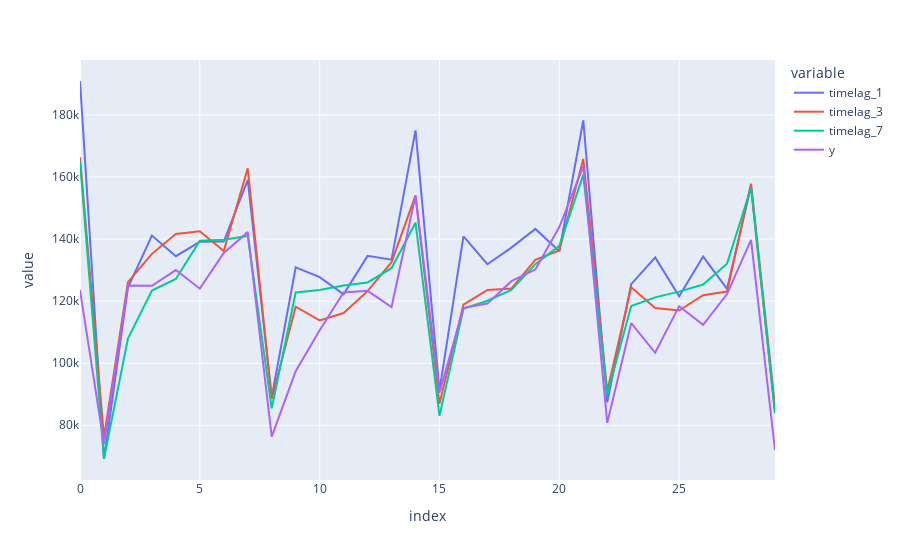

The notebook cell saved with this chart:
### Markdown cell above
This time around the time lagged variables dominate the model, not really helping to explain how different aspects of lockdown might have impacted footfall throughout the pandemic period.

Model #2 - Prediction of business as usual

The following code repeats the initial data processing undertaken on the previous models, however omits the creation of lockdown variables.  This is because the idea is just to predict what footfall might have been like if the pandemic and lockdown measures didn't happen.  The initial pipeline steps through creating a supervised learning dataset and relevant footfall predictors.  Several tests have been run using different processes.

This first block drops missing values from the data altogether, regardless of what columns these occur in.  In most checks, missing values only really occurred in weather related variables as data were not available.

### Code cell
lags = [1,3,7]
mae_list = []
validation_df = pd.DataFrame()
for lag in lags:
	n_in=lag
	# transform the time series data into supervised learning and add additional explanatory variables.  Filter to exclude period where lockdowns were in effect.
	processed_data = (daily_footfall
					  .pipe(start_pipeline)
					  .pipe(series_to_supervised,n_in=n_in)
					  .pipe(create_date_predictors)
					  .pipe(create_holiday_predictors)
					  .pipe(create_weather_predictors)
					  .pipe(drop_na)
					  .pipe(arrange_cols,n_in=n_in))

	#create list of columns that need scaling
	cols_to_scale = ['mean_temp', 'wind_speed', 'rain']

	#split dataset based on when first measures to reduce social contact were put in place.
	prelockdown_data = processed_data.loc[processed_data.index < "2020-03-16"]
	lockdown_data = processed_data.loc[processed_data.index >= "2020-03-16"]

	#evaluate model for prediction of business as usual during lockdown period.
	mae, y, yhat = walk_forward_validation(prelockdown_data, 30, cols_to_scale,n_in=n_in)
	mae_list.append(mae)
	validation_df[f'timelag_{lag}'] = yhat

validation_df['y'] = y
fig = px.line(validation_df)
fig.show()
# plot expected vs predicted
# validation_plot(y,yhat).show()
# validation_plot(y,yhat).write_image("../images/Model2Validation.png")

### Figure 1 — Plotly figure (JSON) as saved in the notebook; plotly's stock layout.template omitted (floating-point values rounded to 4 significant figures)
{"data": [{"hovertemplate": "variable=timelag_1<br>index=%{x}<br>value=%{y}<extra></extra>", "legendgroup": "timelag_1", "line": {"color": "#636efa", "dash": "solid"}, "mode": "lines", "name": "timelag_1", "orientation": "v", "showlegend": true, "type": "scatter", "x": [0, 1, 2, 3, 4, 5, 6, 7, 8, 9, 10, 11, 12, 13, 14, 15, 16, 17, 18, 19, 20, 21, 22, 23, 24, 25, 26, 27, 28, 29], "xaxis": "x", "y": [190900.0, 69130.0, 124400.0, 141100.0, 134500.0, 139100.0, 139200.0, 159000.0, 89090.0, 130900.0, 127700.0, 122200.0, 134600.0, 133400.0, 175000.0, 91190.0, 140900.0, 131900.0, 137200.0, 143300.0, 136100.0, 178300.0, 87400.0, 125500.0, 134100.0, 121600.0, 134400.0, 124000.0, 157100.0, 84130.0], "yaxis": "y"}, {"hovertemplate": "variable=timelag_3<br>index=%{x}<br>value=%{y}<extra></extra>", "legendgroup": "timelag_3", "line": {"color": "#EF553B", "dash": "solid"}, "mode": "lines", "name": "timelag_3", "orientation": "v", "showlegend": true, "type": "scatter", "x": [0, 1, 2, 3, 4, 5, 6, 7, 8, 9, 10, 11, 12, 13, 14, 15, 16, 17, 18, 19, 20, 21, 22, 23, 24, 25, 26, 27, 28, 29], "xaxis": "x", "y": [166400.0, 76070.0, 126100.0, 135200.0, 141700.0, 142500.0, 136200.0, 162800.0, 88530.0, 118200.0, 113800.0, 116200.0, 123200.0, 132600.0, 154100.0, 86910.0, 118900.0, 123600.0, 124100.0, 133300.0, 136300.0, 165800.0, 91060.0, 124500.0, 117800.0, 117000.0, 121900.0, 123100.0, 157800.0, 86090.0], "yaxis": "y"}, {"hovertemplate": "variable=timelag_7<br>index=%{x}<br>value=%{y}<extra></extra>", "legendgroup": "timelag_7", "line": {"color": "#00cc96", "dash": "solid"}, "mode": "lines", "name": "timelag_7", "orientation": "v", "showlegend": true, "type": "scatter", "x": [0, 1, 2, 3, 4, 5, 6, 7, 8, 9, 10, 11, 12, 13, 14, 15, 16, 17, 18, 19, 20, 21, 22, 23, 24, 25, 26, 27, 28, 29], "xaxis": "x", "y": [165000.0, 69200.0, 107900.0, 123400.0, 127100.0, 139500.0, 139800.0, 141000.0, 85440.0, 122800.0, 123600.0, 125100.0, 126000.0, 130600.0, 145300.0, 83000.0, 117500.0, 120100.0, 123600.0, 131900.0, 137800.0, 160700.0, 89890.0, 118400.0, 121200.0, 123100.0, 125400.0, 132100.0, 156600.0, 83880.0], "yaxis": "y"}, {"hovertemplate": "variable=y<br>index=%{x}<br>value=%{y}<extra></extra>", "legendgroup": "y", "line": {"color": "#ab63fa", "dash": "solid"}, "mode": "lines", "name": "y", "orientation": "v", "showlegend": true, "type": "scatter", "x": [0, 1, 2, 3, 4, 5, 6, 7, 8, 9, 10, 11, 12, 13, 14, 15, 16, 17, 18, 19, 20, 21, 22, 23, 24, 25, 26, 27, 28, 29], "xaxis": "x", "y": [123600.0, 73940.0, 125000.0, 124900.0, 130000.0, 124000.0, 135500.0, 142200.0, 76340.0, 97400.0, 110600.0, 122800.0, 123300.0, 118100.0, 154000.0, 90470.0, 117900.0, 119200.0, 126400.0, 130200.0, 143900.0, 163500.0, 80770.0, 112900.0, 103400.0, 118400.0, 112400.0, 122300.0, 139800.0, 71950.0], "yaxis": "y"}], "layout": {"legend": {"title": {"text": "variable"}, "tracegroupgap": 0}, "margin": {"t": 60}, "xaxis": {"anchor": "y", "domain": [0.0, 1.0], "title": {"text": "index"}}, "yaxis": {"anchor": "x", "domain": [0.0, 1.0], "title": {"text": "value"}}}}
